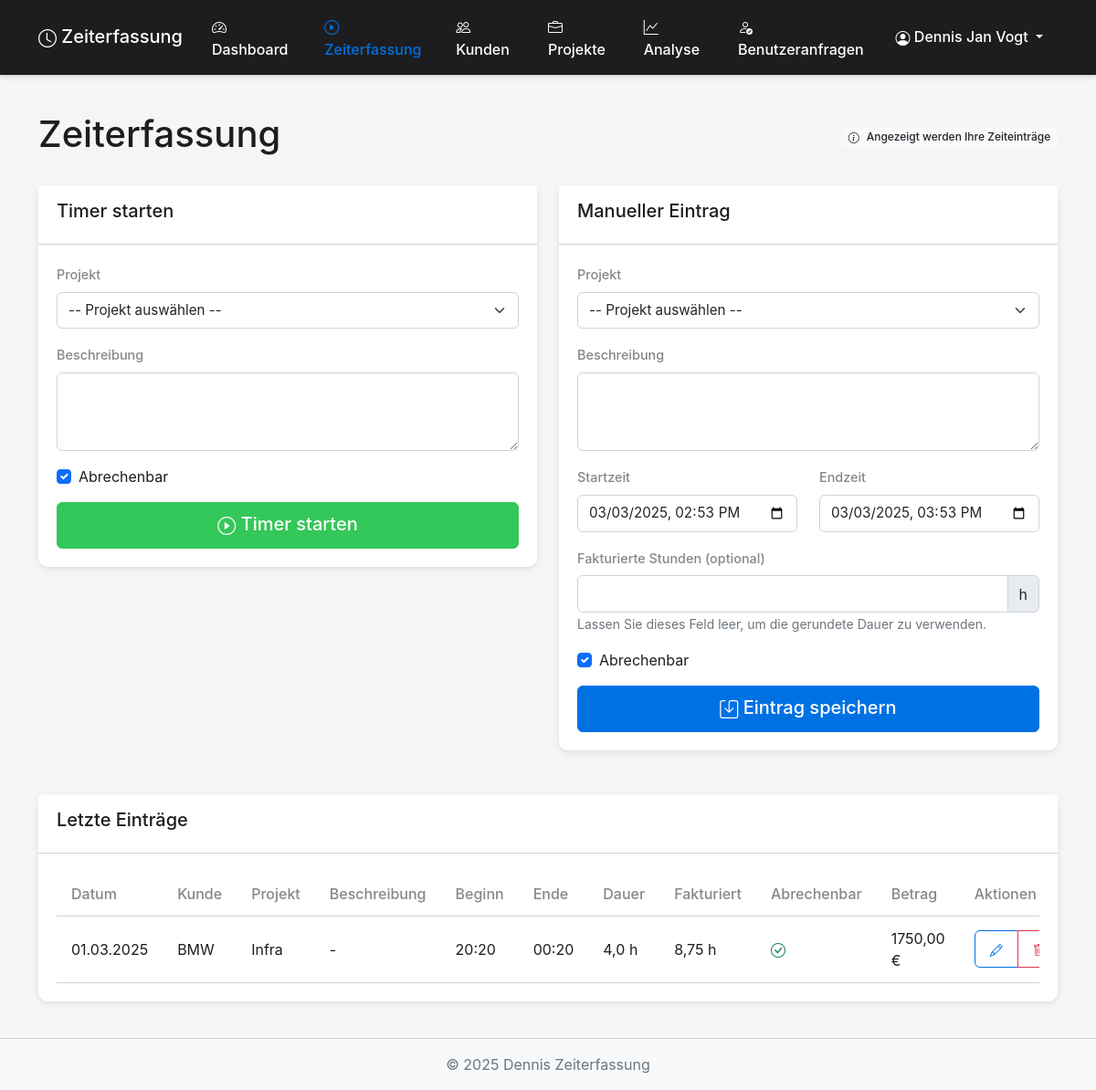
Screenshot of /time-entry/ (signed in) with the database file from the repository.
### tracking/models.py (models this page shows, shortened)
class TimeEntry(models.Model):
    project = models.ForeignKey(
        Project, on_delete=models.CASCADE, related_name='time_entries')
    user = models.ForeignKey(
        User, on_delete=models.CASCADE, related_name='time_entries')
    description = models.TextField(blank=True, null=True)
    start_time = models.DateTimeField()
    end_time = models.DateTimeField(blank=True, null=True)
    duration = models.DecimalField(
        max_digits=10, decimal_places=2, blank=True, null=True, help_text="Dauer in Stunden")
    is_billable = models.BooleanField(default=True)
    factored_hours = models.DecimalField(
        max_digits=10, decimal_places=2, blank=True, null=True,
        verbose_name="Fakturierte Stunden",
        help_text="Optional. Wenn leer, wird die gerundete Dauer verwendet.")
    created_at = models.DateTimeField(default=timezone.now)
    updated_at = models.DateTimeField(default=timezone.now)
    class Meta:
        ordering = ['-start_time']
    def get_rounded_duration(self):
        if not self.duration:
            return 0
        quarters = round(self.duration * 4) / 4  # Round to nearest 0.25
        return quarters
    def get_billable_amount(self):
        if not self.is_billable:
            return 0
        if self.factored_hours is not None:
            hours = self.factored_hours
        else:
            hours = Decimal(str(self.get_rounded_duration()))
        return hours * self.project.hourly_rate

class Project(models.Model):
    client = models.ForeignKey(
        Client, on_delete=models.CASCADE, related_name='projects')
    name = models.CharField(max_length=255)
    description = models.TextField(blank=True, null=True)
    hourly_rate = models.DecimalField(
        max_digits=10, decimal_places=2, help_text="Stundensatz in Euro")
    total_hours = models.DecimalField(
        max_digits=10, decimal_places=2, help_text="Gesamtprojektdauer in Stunden")
    is_active = models.BooleanField(default=True)
    created_at = models.DateTimeField(auto_now_add=True)
    updated_at = models.DateTimeField(auto_now=True)

class Client(models.Model):
    name = models.CharField(max_length=255)
    contact_person = models.CharField(max_length=255, blank=True, null=True)
    email = models.EmailField(blank=True, null=True)
    phone = models.CharField(max_length=20, blank=True, null=True)
    address = models.TextField(blank=True, null=True)
    created_at = models.DateTimeField(auto_now_add=True)
    updated_at = models.DateTimeField(auto_now=True)

### tracking/views/time_entry.py (the view, shortened to what this page needs)
# urls.py: path('time-entry/', time_entry, name='time_entry'),
@login_required
def time_entry(request):
    active_timer = TimeEntry.objects.filter(
        user=request.user, end_time__isnull=True).first()
    projects = Project.objects.filter(
        is_active=True).order_by('client__name', 'name')
    recent_entries = TimeEntry.objects.filter(
        user=request.user).order_by('-start_time')[:10]
    return render(request, 'tracking/time_entry.html', {
        'active_timer': active_timer,
        'projects': projects,
        'recent_entries': recent_entries,
    })

### tracking/templates/tracking/time_entry.html (shortened to what this page needs)
{% extends 'tracking/base.html' %}
{% block content %}
<div class="container mt-4">
    <div class="d-flex justify-content-between align-items-center mb-4">
        <h1>Zeiterfassung</h1>
        <span class="badge bg-light text-dark">
            <i class="bi bi-info-circle me-2"></i>Angezeigt werden Ihre Zeiteinträge
        </span>
    </div>
    {% if active_timer %}
    <div class="alert alert-info mt-4">
        <div class="row align-items-center">
            <div class="col-md-8">
                <h4>Laufender Timer für: {{ active_timer.project.client.name }} - {{ active_timer.project.name }}</h4>
                <p>{{ active_timer.description|default:"Keine Beschreibung" }}</p>
                <p>Gestartet um: {{ active_timer.start_time|date:"d.m.Y H:i" }}</p>
                <div id="active-timer" data-start-time="{{ active_timer.start_time|date:'c' }}">
                    <h3 id="timer">00:00:00</h3>
                </div>
            </div>
            <div class="col-md-4 text-end">
                <form method="post" action="{% url 'stop_timer' active_timer.id %}">
                    {% csrf_token %}
                    <button type="submit" id="stop-timer" class="btn btn-danger btn-lg">
                        <i class="bi bi-stop-circle"></i> Timer stoppen
                    </button>
                </form>
            </div>
        </div>
    </div>
    {% else %}
    <div class="row mt-4">
        <div class="col-md-6">
            <div class="card">
                <div class="card-header">
                    <h5>Timer starten</h5>
                </div>
                <div class="card-body">
                    <form method="post">
                        <div class="mb-3">
                            <label for="id_project" class="form-label">Projekt</label>
                            <select class="form-select" id="id_project" name="project" required>
                                <option value="">-- Projekt auswählen --</option>
                            </select>
                        </div>
                        <div class="mb-3">
                            <label for="id_description" class="form-label">Beschreibung</label>
                            <textarea class="form-control" id="id_description" name="description" rows="3"></textarea>
                        </div>
                        <div class="form-check mb-3">
                            <input class="form-check-input" type="checkbox" id="id_is_billable" name="is_billable" checked>
                            <label class="form-check-label" for="id_is_billable">
                                Abrechenbar
                            </label>
                        </div>
                        <button type="submit" class="btn btn-success btn-lg w-100">
                            <i class="bi bi-play-circle"></i> Timer starten
                        </button>
                    </form>
                </div>
            </div>
        </div>
        <div class="col-md-6">
            <div class="card">
                <div class="card-header">
                    <h5>Manueller Eintrag</h5>
                </div>
                <div class="card-body">
                    <form method="post">
                        <div class="mb-3">
                            <label for="id_project_manual" class="form-label">Projekt</label>
                            <select class="form-select" id="id_project_manual" name="project" required>
                                <option value="">-- Projekt auswählen --</option>
                            </select>
                        </div>
                        <div class="mb-3">
                            <label for="id_description_manual" class="form-label">Beschreibung</label>
                            <textarea class="form-control" id="id_description_manual" name="description" rows="3"></textarea>
                        </div>
                        <div class="row">
                            <div class="col-md-6 mb-3">
                                <label for="id_start_time" class="form-label">Startzeit</label>
                                <input type="datetime-local" class="form-control" id="id_start_time" name="start_time" required>
                            </div>
                            <div class="col-md-6 mb-3">
                                <label for="id_end_time" class="form-label">Endzeit</label>
                                <input type="datetime-local" class="form-control" id="id_end_time" name="end_time" required>
                            </div>
                        </div>
                        <div class="mb-3">
                            <label for="id_factored_hours" class="form-label">Fakturierte Stunden (optional)</label>
                            <div class="input-group">
                                <input type="number" class="form-control" id="id_factored_hours" name="factored_hours"
                                       step="0.25" min="0">
                                <span class="input-group-text">h</span>
                            </div>
                            <small class="form-text text-muted">
                                Lassen Sie dieses Feld leer, um die gerundete Dauer zu verwenden.
                            </small>
                        </div>
                        <div class="form-check mb-3">
                            <input class="form-check-input" type="checkbox" id="id_is_billable_manual" name="is_billable" checked>
                            <label class="form-check-label" for="id_is_billable_manual">
                                Abrechenbar
                            </label>
                        </div>
                        <button type="submit" class="btn btn-primary btn-lg w-100">
                            <i class="bi bi-save"></i> Eintrag speichern
                        </button>
                    </form>
                </div>
            </div>
        </div>
    </div>
    {% endif %}
    <div class="card mt-4">
        <div class="card-header">
            <h5>Letzte Einträge</h5>
        </div>
        <div class="card-body">
            {% if recent_entries %}
            <div class="table-responsive">
                <table class="table table-hover">
                    <thead>
                        <tr>
                            <th>Datum</th>
                            <th>Kunde</th>
                            <th>Projekt</th>
                            <th>Beschreibung</th>
                            <th>Beginn</th>
                            <th>Ende</th>
                            <th>Dauer</th>
                            <th>Fakturiert</th>
                            <th>Abrechenbar</th>
                            <th>Betrag</th>
                            <th>Aktionen</th>
                        </tr>
                    </thead>
                    <tbody>
                        {% for entry in recent_entries %}
                        <tr>
                            <td>{{ entry.start_time|date:"d.m.Y" }}</td>
                            <td>{{ entry.project.client.name }}</td>
                            <td>{{ entry.project.name }}</td>
                            <td>{{ entry.description|default:"-"|truncatechars:30 }}</td>
                            <td>{{ entry.start_time|date:"H:i" }}</td>
                            <td>{% if entry.end_time %}{{ entry.end_time|date:"H:i" }}{% else %}<span class="badge bg-warning">Läuft</span>{% endif %}</td>
                            <td>{% if entry.end_time %}{{ entry.get_rounded_duration }} h{% else %}-{% endif %}</td>
                            <td>{% if entry.factored_hours %}{{ entry.factored_hours }} h{% else %}-{% endif %}</td>
                            <td>
                                {% if entry.is_billable %}
                                <i class="bi bi-check-circle text-success"></i>
                                {% else %}
                                <i class="bi bi-x-circle text-danger"></i>
                                {% endif %}
                            </td>
                            <td>{% if entry.end_time %}{{ entry.get_billable_amount|floatformat:2 }} €{% else %}-{% endif %}</td>
                            <td>
                                {% if entry.end_time %}
                                <div class="btn-group" role="group">
                                    <a href="{% url 'edit_time_entry' entry.id %}" class="btn btn-sm btn-outline-primary">
                                        <i class="bi bi-pencil"></i>
                                    </a>
                                    <a href="{% url 'delete_time_entry' entry.id %}?next={{ request.path }}" class="btn btn-sm btn-outline-danger">
                                        <i class="bi bi-trash"></i>
                                    </a>
                                </div>
                                {% endif %}
                            </td>
                        </tr>
                        {% endfor %}
                    </tbody>
                </table>
            </div>
            {% else %}
            <div class="alert alert-info">
                Noch keine Zeiteinträge vorhanden.
            </div>
            {% endif %}
        </div>
    </div>
</div>
{% endblock %}

### tracking/templates/tracking/base.html (shortened to what this page needs)
{% load static %}
<!DOCTYPE html>
<html lang="de">
<head>
    <link href="https://cdn.jsdelivr.net/npm/bootstrap@5.2.3/dist/css/bootstrap.min.css" rel="stylesheet">
    <link rel="stylesheet" href="https://cdn.jsdelivr.net/npm/bootstrap-icons@1.10.0/font/bootstrap-icons.css">
    <link rel="stylesheet" href="{% static 'css/style.css' %}">
</head>
<body>
    <nav class="navbar navbar-expand-lg navbar-dark bg-dark">
        <div class="container">
            <a class="navbar-brand" href="{% url 'dashboard' %}">
                <i class="bi bi-clock"></i> Zeiterfassung
            </a>
            <div class="collapse navbar-collapse" id="navbarNav">
                <ul class="navbar-nav me-auto">
                    {% if user.is_authenticated %}
                    <li class="nav-item">
                        <a class="nav-link {% if request.resolver_match.url_name == 'dashboard' %}active{% endif %}" href="{% url 'dashboard' %}">
                            <i class="bi bi-speedometer2"></i> Dashboard
                        </a>
                    </li>
                    <li class="nav-item">
                        <a class="nav-link {% if request.resolver_match.url_name == 'time_entry' %}active{% endif %}" href="{% url 'time_entry' %}">
                            <i class="bi bi-play-circle"></i> Zeiterfassung
                        </a>
                    </li>
                    <li class="nav-item">
                        <a class="nav-link {% if request.resolver_match.url_name == 'client_list' %}active{% endif %}" href="{% url 'client_list' %}">
                            <i class="bi bi-people"></i> Kunden
                        </a>
                    </li>
                    <li class="nav-item">
                        <a class="nav-link {% if request.resolver_match.url_name == 'project_list' %}active{% endif %}" href="{% url 'project_list' %}">
                            <i class="bi bi-briefcase"></i> Projekte
                        </a>
                    </li>
                    <li class="nav-item">
                        <a class="nav-link {% if request.resolver_match.url_name == 'analytics' %}active{% endif %}" href="{% url 'analytics' %}">
                            <i class="bi bi-graph-up"></i> Analyse
                        </a>
                    </li>
                    {% if user.is_staff %}
                    <li class="nav-item">
                        <a class="nav-link {% if 'admin' in request.path and 'userprofile' in request.path %}active{% endif %}" href="{% url 'admin:tracking_userprofile_changelist' %}">
                            <i class="bi bi-person-check"></i> Benutzeranfragen
                        </a>
                    </li>
                    {% endif %}
                    {% endif %}
                </ul>
                <ul class="navbar-nav ms-auto">
                    {% if user.is_authenticated %}
                    <li class="nav-item dropdown">
                        <a class="nav-link dropdown-toggle" href="#" role="button" data-bs-toggle="dropdown" aria-expanded="false" id="userDropdown">
                            <i class="bi bi-person-circle"></i> {{ user.get_full_name|default:user.username }}
                        </a>
                    </li>
                    {% endif %}
                </ul>
            </div>
        </div>
    </nav>
    <div class="container-fluid py-3">
        {% block content %}{% endblock %}
    </div>
    <footer class="footer py-3 bg-light mt-auto">
        <div class="container text-center">
            <span class="text-muted">© {% now "Y" %} Dennis Zeiterfassung</span>
        </div>
    </footer>
</body>
</html>

### rows the page displays
TimeEntry: start_time "01.03.2025", project.client.name "BMW", project.name "Infra", description "-", start_time "20:20", end_time "00:20", get_rounded_duration "4,0", factored_hours "8,75", get_billable_amount "1750,00"

### other values shown
{{ user.get_full_name|default:user.username }} "Dennis Jan Vogt"
